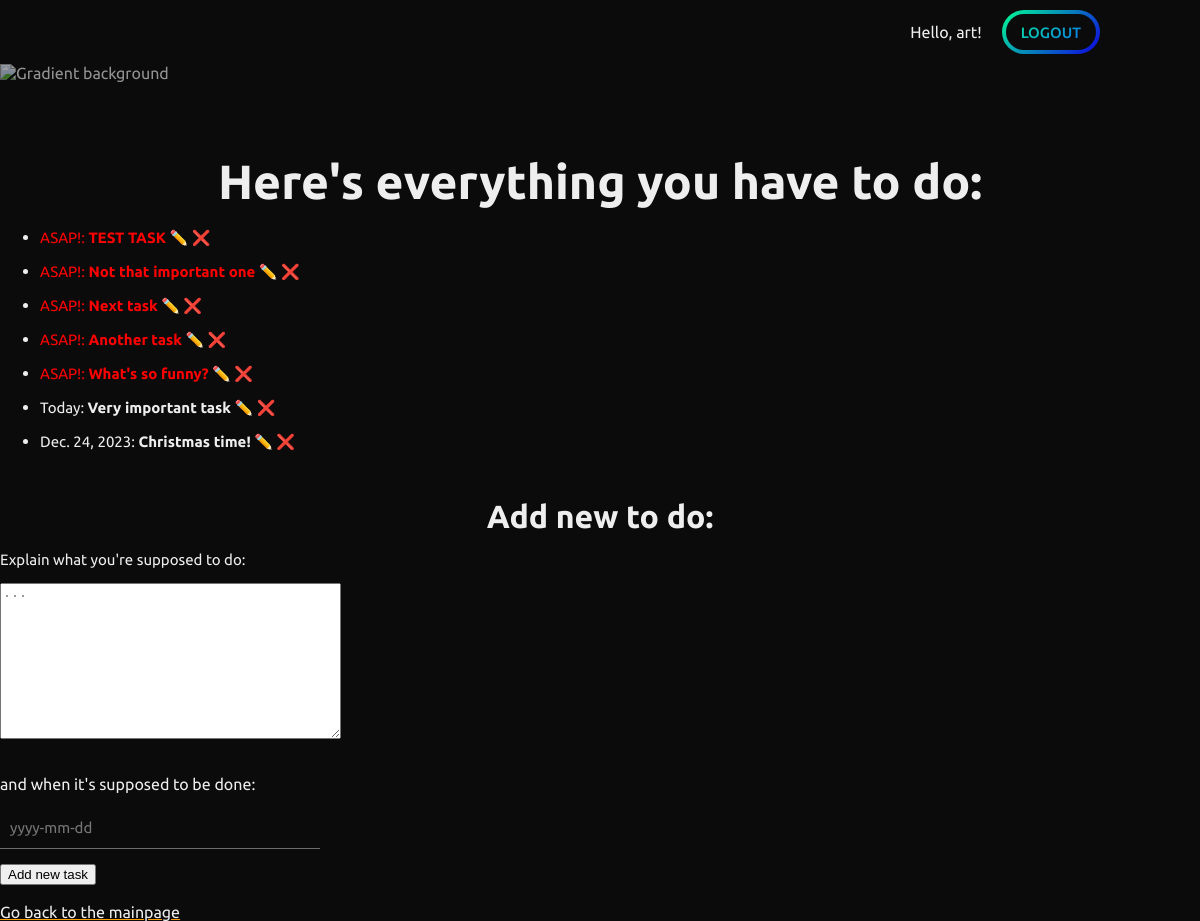
Before: /to-do-list/ (signed in) with the older database file.
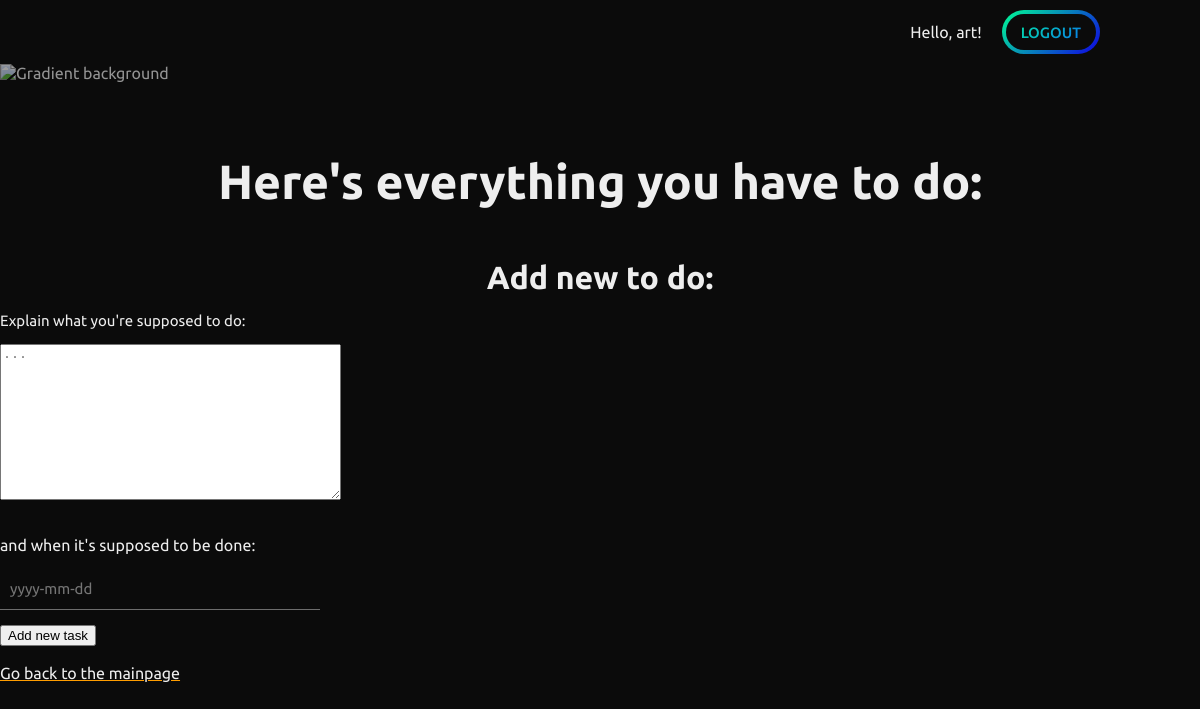
After: the same page with the newer database file.
### todolist/models.py (models this page shows, shortened)
class Task(models.Model):
    task = models.CharField(max_length=150)
    date = models.DateField()
    created_by = models.ForeignKey(User, on_delete=models.CASCADE)

### todolist/views.py (the view, shortened to what this page needs)
# urls.py: path("", views.my_todo_lists, name="my_todo_lists"),
@login_required
def my_todo_lists(request):
    tasks_list = Task.objects.filter(created_by=request.user).order_by("date")
    taskform = TaskForm()
    for record in tasks_list:
        if record.date < date.today():
            record.date = "ASAP!"
        elif record.date == date.today():
            record.date = "Today"
        elif (record.date - date.today()).days < 7:
            record.date = record.date.strftime("%A")
    context = {"records": tasks_list, "taskform": taskform}
    return render(request, "todolist/lists.html", context)

### todolist/forms.py
class TaskForm(forms.ModelForm):
    class Meta:
        model = Task
        fields = ["task", "date"]
        widgets = {
            "task": Textarea(
                attrs={
                    "required": True,
                    "class": "form-control",
                    "style": "max-width: 400px;",
                    "placeholder": "...",
                }
            ),
            "date": DateInput(
                attrs={
                    "required": True,
                    "class": "form-control",
                    "style": "max-width: 400px;",
                    "placeholder": "yyyy-mm-dd",
                }
            ),
        }

### todolist/templates/todolist/lists.html (shortened to what this page needs)
{% extends 'base_layout.html' %} {% block content %}
<h1>Here's everything you have to do:</h1>
<ul>
  {% for record in records %} {% if record.date == "ASAP!" %}
  <li>
    <p style="color: red">
      {{record.date}}: <b>{{ record.task}}</b>
      <a href="{% url 'edit_task' record.id %}" style="text-decoration: none"
        >✏️</a
      >
      <a href="{% url 'delete_task' record.id %}" style="text-decoration: none"
        >❌</a
      >
    </p>
  </li>
  {% else %}
  <li>
    <p>
      {{record.date}}: <b>{{ record.task}}</b>
      <a href="{% url 'edit_task' record.id %}" style="text-decoration: none"
        >✏️</a
      >
      <a href="{% url 'delete_task' record.id %}" style="text-decoration: none"
        >❌</a
      >
    </p>
  </li>
  {% endif %} {% endfor %}
</ul>
<br />
<h2>Add new to do:</h2>
<form method="post">
  <div class="form-group">
    <p>Explain what you're supposed to do:</p>
    <p>{{ taskform.task }}</p>
    <br />and when it's supposed to be done:
    <p>{{taskform.date}}</p>
  </div>
  <button type="submit">Add new task</button>
</form>
<br />
<a href="/">Go back to the mainpage</a>
{% endblock %}

Changed rows visible on the page:
removed Task: date "ASAP!", task "TEST TASK"
removed Task: date "ASAP!", task "Not that important one"
removed Task: date "ASAP!", task "Next task"
removed Task: date "ASAP!", task "Another task"
removed Task: date "ASAP!", task "What's so funny?"
removed Task: date "Today", task "Very important task"
removed Task: date "Dec. 24, 2023", task "Christmas time!"
